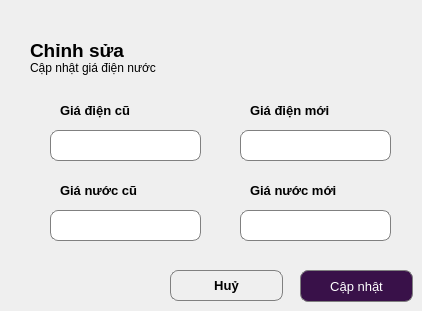
    <widget class="QWidget" name="page_5">
     <widget class="QLabel" name="label_89">
      <property name="geometry">
       <rect>
        <x>30</x>
        <y>40</y>
        <width>121</width>
        <height>21</height>
       </rect>
      </property>
      <property name="font">
       <font>
        <pointsize>14</pointsize>
        <weight>75</weight>
        <bold>true</bold>
       </font>
      </property>
      <property name="text">
       <string>Chỉnh sửa</string>
      </property>
     </widget>
     <widget class="QLabel" name="label_90">
      <property name="geometry">
       <rect>
        <x>30</x>
        <y>60</y>
        <width>231</width>
        <height>16</height>
       </rect>
      </property>
      <property name="text">
       <string>Cập nhật giá điện nước</string>
      </property>
     </widget>
     <widget class="QLabel" name="label_91">
      <property name="geometry">
       <rect>
        <x>60</x>
        <y>100</y>
        <width>121</width>
        <height>21</height>
       </rect>
      </property>
      <property name="font">
       <font>
        <pointsize>10</pointsize>
        <weight>75</weight>
        <bold>true</bold>
       </font>
      </property>
      <property name="text">
       <string>Giá điện cũ</string>
      </property>
     </widget>
     <widget class="QLabel" name="label_92">
      <property name="geometry">
       <rect>
        <x>250</x>
        <y>100</y>
        <width>121</width>
        <height>21</height>
       </rect>
      </property>
      <property name="font">
       <font>
        <pointsize>10</pointsize>
        <weight>75</weight>
        <bold>true</bold>
       </font>
      </property>
      <property name="text">
       <string>Giá điện mới</string>
      </property>
     </widget>
     <widget class="QLabel" name="label_93">
      <property name="geometry">
       <rect>
        <x>60</x>
        <y>180</y>
        <width>121</width>
        <height>21</height>
       </rect>
      </property>
      <property name="font">
       <font>
        <pointsize>10</pointsize>
        <weight>75</weight>
        <bold>true</bold>
       </font>
      </property>
      <property name="text">
       <string>Giá nước cũ</string>
      </property>
     </widget>
     <widget class="QLineEdit" name="lne_giadienmoi">
      <property name="geometry">
       <rect>
        <x>240</x>
        <y>130</y>
        <width>151</width>
        <height>31</height>
       </rect>
      </property>
      <property name="styleSheet">
       <string notr="true">QLineEdit {
    border: 1px solid gray;
    border-radius: 8px;
    padding: 5px;
}</string>
      </property>
      <property name="text">
       <string/>
      </property>
      <property name="alignment">
       <set>Qt::AlignCenter</set>
      </property>
     </widget>
     <widget class="QLineEdit" name="lne_gianuoccu">
      <property name="geometry">
       <rect>
        <x>50</x>
        <y>210</y>
        <width>151</width>
        <height>31</height>
       </rect>
      </property>
      <property name="styleSheet">
       <string notr="true">QLineEdit {
    border: 1px solid gray;
    border-radius: 8px;
    padding: 5px;
}</string>
      </property>
      <property name="text">
       <string/>
      </property>
      <property name="alignment">
       <set>Qt::AlignCenter</set>
      </property>
     </widget>
     <widget class="QLineEdit" name="lne_gianuocmoi">
      <property name="geometry">
       <rect>
        <x>240</x>
        <y>210</y>
        <width>151</width>
        <height>31</height>
       </rect>
      </property>
      <property name="styleSheet">
       <string notr="true">QLineEdit {
    border: 1px solid gray;
    border-radius: 8px;
    padding: 5px;
}</string>
      </property>
      <property name="text">
       <string/>
      </property>
      <property name="alignment">
       <set>Qt::AlignCenter</set>
      </property>
     </widget>
     <widget class="QLineEdit" name="lne_giadiencu">
      <property name="geometry">
       <rect>
        <x>50</x>
        <y>130</y>
        <width>151</width>
        <height>31</height>
       </rect>
      </property>
      <property name="styleSheet">
       <string notr="true">QLineEdit {
    border: 1px solid gray;
    border-radius: 8px;
    padding: 5px;
}</string>
      </property>
      <property name="text">
       <string/>
      </property>
      <property name="alignment">
       <set>Qt::AlignCenter</set>
      </property>
     </widget>
     <widget class="QLabel" name="label_95">
      <property name="geometry">
       <rect>
        <x>250</x>
        <y>180</y>
        <width>121</width>
        <height>21</height>
       </rect>
      </property>
      <property name="font">
       <font>
        <pointsize>10</pointsize>
        <weight>75</weight>
        <bold>true</bold>
       </font>
      </property>
      <property name="text">
       <string>Giá nước mới</string>
      </property>
     </widget>
     <widget class="QPushButton" name="btn_huy4">
      <property name="geometry">
       <rect>
        <x>170</x>
        <y>270</y>
        <width>113</width>
        <height>31</height>
       </rect>
      </property>
      <property name="font">
       <font>
        <pointsize>10</pointsize>
        <weight>75</weight>
        <bold>true</bold>
       </font>
      </property>
      <property name="styleSheet">
       <string notr="true">QPushButton {
 border: 1px solid gray;
 border-radius: 8px;
 padding: 5px;
 color: black;
}</string>
      </property>
      <property name="text">
       <string>Huỷ</string>
      </property>
     </widget>
     <widget class="QPushButton" name="btn_capnhat2">
      <property name="geometry">
       <rect>
        <x>300</x>
        <y>270</y>
        <width>113</width>
        <height>32</height>
       </rect>
      </property>
      <property name="font">
       <font>
        <pointsize>10</pointsize>
       </font>
      </property>
      <property name="styleSheet">
       <string notr="true">QPushButton {
 border: 1px solid gray;
 border-radius: 8px;
 padding: 5px;
 background-color: #391149;
 color: white;
}</string>
      </property>
      <property name="text">
       <string>Cập nhật</string>
      </property>
     </widget>
    </widget>
